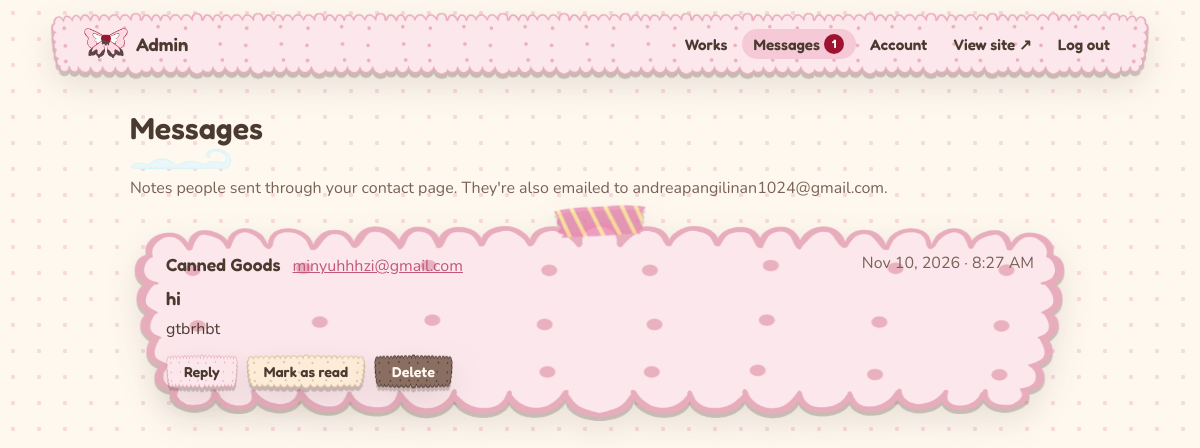
The page /admin/messages.php (signed in) on the database its author committed.
### tables this page shows
CREATE TABLE messages (
      id         INTEGER PRIMARY KEY AUTOINCREMENT,
      name       TEXT    NOT NULL,
      email      TEXT    NOT NULL,
      subject    TEXT    NOT NULL DEFAULT '',
      message    TEXT    NOT NULL,
      ip_hash    TEXT    NOT NULL DEFAULT '',
      is_read    INTEGER NOT NULL DEFAULT 0,
      created_at TEXT    NOT NULL DEFAULT CURRENT_TIMESTAMP
    );

### includes/functions.php (called while the page is built, shortened)
<?php
require_once __DIR__ . '/db.php';
function h(?string $s): string
{
  return htmlspecialchars((string) $s, ENT_QUOTES, 'UTF-8');
}

### includes/db.php (called while the page is built, shortened)
<?php
function db(): PDO
{
  static $pdo = null;
  if ($pdo) return $pdo;
  $pdo = new PDO('sqlite:' . DB_FILE);
  $pdo->setAttribute(PDO::ATTR_ERRMODE, PDO::ERRMODE_EXCEPTION);
  $pdo->setAttribute(PDO::ATTR_DEFAULT_FETCH_MODE, PDO::FETCH_ASSOC);
  $pdo->exec('PRAGMA foreign_keys = ON');
  $pdo->exec("
    CREATE TABLE IF NOT EXISTS works (
      id          INTEGER PRIMARY KEY AUTOINCREMENT,
      section     TEXT    NOT NULL,
      category    TEXT    NOT NULL DEFAULT '',
      tag         TEXT    NOT NULL DEFAULT '',
      title       TEXT    NOT NULL,
      description TEXT    NOT NULL DEFAULT '',
      image       TEXT    NOT NULL,
      contain     INTEGER NOT NULL DEFAULT 0,
      featured    INTEGER NOT NULL DEFAULT 0,
      home_sort   INTEGER NOT NULL DEFAULT 0,
      sort        INTEGER NOT NULL DEFAULT 0,
      created_at  TEXT    NOT NULL DEFAULT CURRENT_TIMESTAMP
    );
    CREATE TABLE IF NOT EXISTS messages (
      id         INTEGER PRIMARY KEY AUTOINCREMENT,
      name       TEXT    NOT NULL,
      email      TEXT    NOT NULL,
      subject    TEXT    NOT NULL DEFAULT '',
      message    TEXT    NOT NULL,
      ip_hash    TEXT    NOT NULL DEFAULT '',
      is_read    INTEGER NOT NULL DEFAULT 0,
      created_at TEXT    NOT NULL DEFAULT CURRENT_TIMESTAMP
    );
    CREATE TABLE IF NOT EXISTS admins (
      id            INTEGER PRIMARY KEY AUTOINCREMENT,
      username      TEXT    NOT NULL UNIQUE,
      password_hash TEXT    NOT NULL,
      created_at    TEXT    NOT NULL DEFAULT CURRENT_TIMESTAMP
    );
    CREATE TABLE IF NOT EXISTS login_attempts (
      ip_hash      TEXT NOT NULL,
      attempted_at INTEGER NOT NULL
    );
    CREATE TABLE IF NOT EXISTS meta (
      key   TEXT PRIMARY KEY,
      value TEXT NOT NULL
    );
  ");
  return $pdo;
}

### admin/messages.php (the view, shortened to what this page needs)
<?php
require __DIR__ . '/bootstrap.php';
$messages = db()->query('SELECT * FROM messages ORDER BY created_at DESC, id DESC')->fetchAll();
?>
      <div class="page-head">
        <div>
          <h1>Messages</h1>
          <p class="muted">Notes people sent through your contact page. They're also emailed to <?= h(SITE_EMAIL) ?>.</p>
        </div>
      </div>
      <div data-live="messages">
<?php foreach ($messages as $m): ?>
      <article class="message<?= $m['is_read'] ? '' : ' unread' ?>">
        <header>
          <div>
            <strong><?= h($m['name']) ?></strong>
            <a href="mailto:<?= h($m['email']) ?>?subject=<?= rawurlencode('Re: ' . ($m['subject'] ?: 'your message')) ?>"><?= h($m['email']) ?></a>
          </div>
          <time class="muted"><?= h(date('M j, Y · g:i A', strtotime($m['created_at'] . ' UTC'))) ?></time>
        </header>
<?php if ($m['subject'] !== ''): ?>
        <h2><?= h($m['subject']) ?></h2>
<?php endif; ?>
        <p><?= nl2br(h($m['message'])) ?></p>
        <footer>
          <a class="btn btn--small" href="mailto:<?= h($m['email']) ?>?subject=<?= rawurlencode('Re: ' . ($m['subject'] ?: 'your message')) ?>">Reply</a>
          <form method="post" data-ajax>
            <button name="do" value="<?= $m['is_read'] ? 'unread' : 'read' ?>" class="btn btn--small btn--ghost"><?= $m['is_read'] ? 'Mark as unread' : 'Mark as read' ?></button>
          </form>
          <form method="post" data-ajax data-confirm="Delete this message from <?= h($m['name']) ?>?">
            <button name="do" value="delete" class="btn btn--small btn--danger">Delete</button>
          </form>
        </footer>
      </article>
<?php endforeach; ?>
      </div>

### admin/admin.css (style rules this page uses)
:root { --cream: #fff8ef; --milk: #ffe9ee; --pink: #f6c9d6; --pink-tape: #eaa0c0; --strawberry: #c2577a; --cherry: #9e1430; --cocoa: #4b3a30; --milk-choc: #8a6e61; --vanilla-line: #d8bc98; --ink-soft: #7a6156; --shadow: drop-shadow(0 4px 0 rgba(75, 58, 48, 0.25)) drop-shadow(0 12px 16px rgba(75, 58, 48, 0.12)); }
* { box-sizing: border-box; margin: 0; padding: 0; }
html, body { cursor: url('../images/assets/cursor-wings-blue.png') 48 9, auto; }
a, button, label, select, summary, .btn, .tabs a, .icon, .drop { cursor: url('../images/assets/cursor-wings-white.png') 48 9, pointer !important; }
body { font-family: 'Nunito', sans-serif; font-size: 16px; line-height: 1.55; color: var(--cocoa); background-color: var(--cream); background-image: radial-gradient(rgba(234, 160, 192, 0.35) 2px, transparent 2.5px); background-size: 26px 26px; min-height: 100vh; }
a { color: var(--strawberry); }
h1, h2 { font-family: 'Fredoka', sans-serif; font-weight: 600; line-height: 1.2; }
h1 { font-size: 1.9rem; }
h2 { font-size: 1.15rem; margin: 8px 0; }
.muted { color: var(--ink-soft); font-weight: 400; }
h1::after { content: ''; display: block; width: 130px; height: 22px; margin: 2px 0 6px; background: url('../images/assets/Whipped_creaml_line.png') left center / contain no-repeat; }
.btn, .tabs a, .icon, .card, .message, .empty { --flavour: pink; border: 12px solid transparent; background: none; background-origin: border-box; background-clip: border-box; background-size: 100% 100%; background-repeat: no-repeat; filter: var(--shadow); }
.page-head { display: flex; align-items: flex-start; justify-content: space-between; flex-wrap: wrap; gap: 16px; margin-bottom: 18px; }
.btn { --flavour: pink; display: inline-block; border-width: 10px; padding: 3px 14px; font: 600 1rem 'Fredoka', sans-serif; color: var(--cocoa); text-decoration: none; white-space: nowrap; transition: transform .2s; }
.btn--small { border-width: 8px; padding: 1px 10px; font-size: .9rem; }
.btn--ghost { --flavour: vanilla; }
.btn--danger { --flavour: choco; color: var(--cream); }
.message { --flavour: vanilla; position: relative; margin-bottom: 22px; border-width: 26px; padding: 6px 10px; }
.message.unread { --flavour: pink; }
.message::before { content: ''; position: absolute; top: -40px; left: 50%; width: 96px; height: 32px; transform: translateX(-50%) rotate(-3deg); background: url('../images/assets/Yellow_tape.png') center / contain no-repeat; }
.message.unread::before { background-image: url('../images/assets/Pink_tape.png'); }
.message header { display: flex; justify-content: space-between; flex-wrap: wrap; gap: 6px 16px; }
.message header div { display: flex; flex-wrap: wrap; gap: 4px 12px; align-items: baseline; }
.message header strong { font-family: 'Fredoka', sans-serif; font-weight: 600; font-size: 1.1rem; }
.message p { margin: 6px 0 12px; overflow-wrap: anywhere; }
.message footer { display: flex; flex-wrap: wrap; gap: 8px; }

### rows shown on the page
messages: name "Canned Goods", email "minyuhhhzi@gmail.com", created_at "Nov 10, 2026 · 8:27 AM", subject "hi", message "gtbrhbt", is_read "Mark as read"

### other values the page prints
$unread ?: '' "1"
SITE_EMAIL "andreapangilinan1024@gmail.com"
